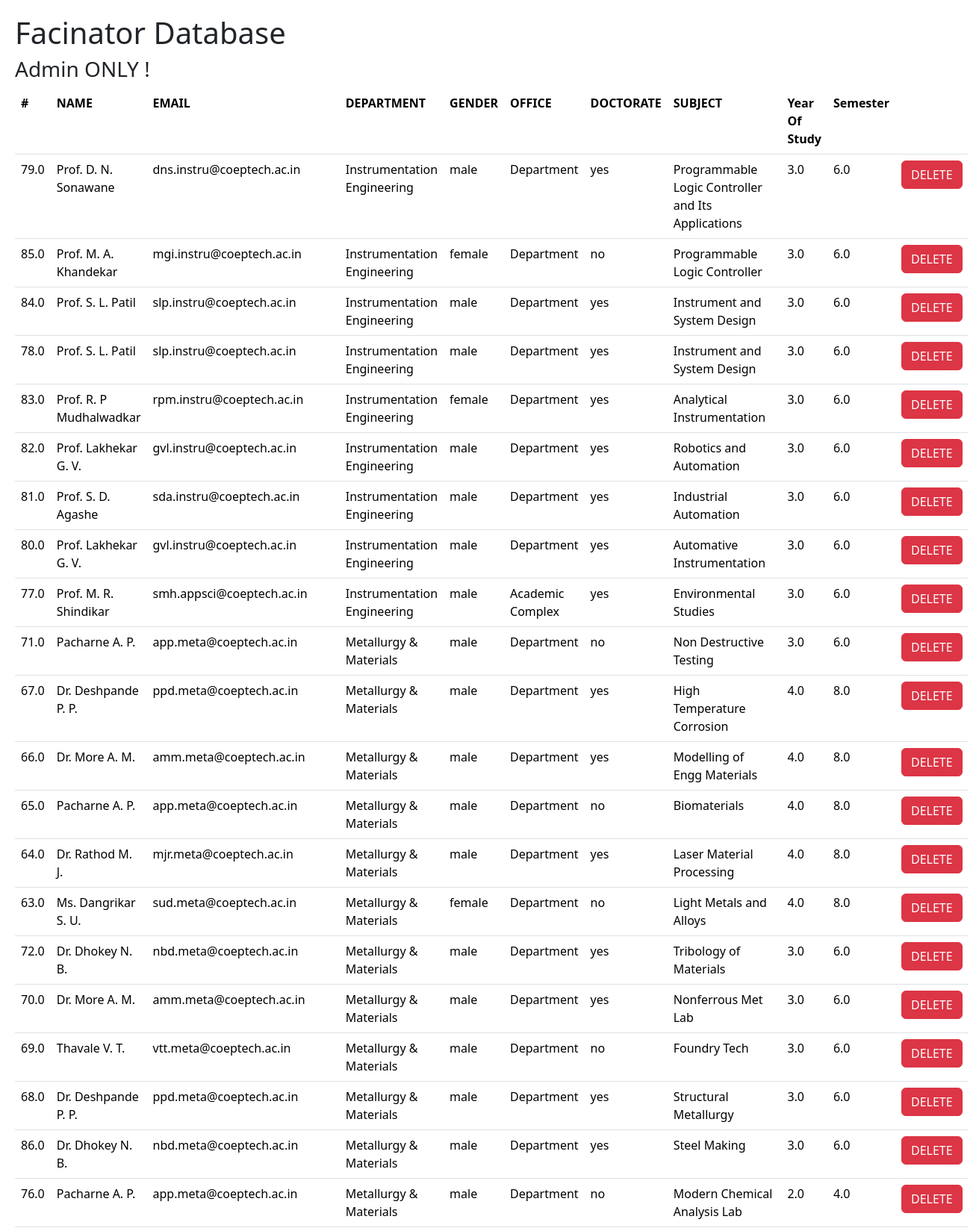
The page /admin (upper part) on the database its author committed.
### tables this page shows
CREATE TABLE `Facinator_MasterDB_Sheet1` (`id`, `faculty_name`, `faculty_email`, `department_name`, `department_id`, `subject_id`, `subject_name`, `year_of_study`, `semester`, gender TEXT, doctorate TEXT, office TEXT);

### app.py (the view)
@app.route("/admin")
def alldata():
    con = sqlite3.connect("facinator.db")
    cur = con.cursor()
    cur.execute("SELECT * FROM Facinator_MasterDB_Sheet1")
    data = cur.fetchall();
    con.close()
    return render_template("alldata.html", data =  list(reversed(data)))

### templates/alldata.html (shortened to what this page needs)
<!DOCTYPE html>
<html lang="en">
<head>
    <link href="https://cdn.jsdelivr.net/npm/bootstrap@5.3.3/dist/css/bootstrap.min.css" rel="stylesheet">
</head>
<body>
    <h1>Facinator Database</h1>
    <h3>Admin ONLY !</h3>
    <table class="table">
        <th>#</th>
        <th>NAME</th>
        <th>EMAIL</th>
        <th>DEPARTMENT</th>
        <th>GENDER</th>
        <th>OFFICE</th>
        <th>DOCTORATE</th>
        <th>SUBJECT</th>
        <th>Year Of Study</th>
        <th>Semester</th>
        <th></th>
        {% for i in data %}
        <tr>
            <td>{{ i[0] }}</td>
            <td>{{ i[1] }}</td>
            <td>{{ i[2] }}</td>
            <td>{{ i[3] }}</td>
            <td>{{ i[9] }}</td>
            <td>{{ i[11] }}</td>
            <td>{{ i[10] }}</td>
            <td>{{ i[6] }}</td>
            <td>{{ i[7] }}</td>
            <td>{{ i[8] }}</td>
            <td><form action="{{ url_for('admin_delete') }}"><input type="text" value="{{ i[0] }}" hidden name="admin_delete"><input type="submit" class="btn btn-danger" value="DELETE"></form></td>
        </tr>
        {% endfor %}
    </table>
</body>
</html>

### templates/alldata.html (style rules this page uses)
body { padding: 20px; }

### rows shown on the page
Facinator_MasterDB_Sheet1: id "79.0", faculty_name "Prof. D. N. Sonawane", faculty_email "dns.instru@coeptech.ac.in", department_name "Instrumentation Engineering", gender "male", office "Department", doctorate "yes", subject_name "Programmable Logic Controller and Its Applications", year_of_study "3.0", semester "6.0"
Facinator_MasterDB_Sheet1: id "85.0", faculty_name "Prof. M. A. Khandekar", faculty_email "mgi.instru@coeptech.ac.in", department_name "Instrumentation Engineering", gender "female", office "Department", doctorate "no", subject_name "Programmable Logic Controller", year_of_study "3.0", semester "6.0"
Facinator_MasterDB_Sheet1: id "84.0", faculty_name "Prof. S. L. Patil", faculty_email "slp.instru@coeptech.ac.in", department_name "Instrumentation Engineering", gender "male", office "Department", doctorate "yes", subject_name "Instrument and System Design", year_of_study "3.0", semester "6.0"
Facinator_MasterDB_Sheet1: id "78.0", faculty_name "Prof. S. L. Patil", faculty_email "slp.instru@coeptech.ac.in", department_name "Instrumentation Engineering", gender "male", office "Department", doctorate "yes", subject_name "Instrument and System Design", year_of_study "3.0", semester "6.0"
Facinator_MasterDB_Sheet1: id "83.0", faculty_name "Prof. R. P Mudhalwadkar", faculty_email "rpm.instru@coeptech.ac.in", department_name "Instrumentation Engineering", gender "female", office "Department", doctorate "yes", subject_name "Analytical Instrumentation", year_of_study "3.0", semester "6.0"
Facinator_MasterDB_Sheet1: id "82.0", faculty_name "Prof. Lakhekar G. V.", faculty_email "gvl.instru@coeptech.ac.in", department_name "Instrumentation Engineering", gender "male", office "Department", doctorate "yes", subject_name "Robotics and Automation", year_of_study "3.0", semester "6.0"
Facinator_MasterDB_Sheet1: id "81.0", faculty_name "Prof. S. D. Agashe", faculty_email "sda.instru@coeptech.ac.in", department_name "Instrumentation Engineering", gender "male", office "Department", doctorate "yes", subject_name "Industrial Automation", year_of_study "3.0", semester "6.0"
Facinator_MasterDB_Sheet1: id "80.0", faculty_name "Prof. Lakhekar G. V.", faculty_email "gvl.instru@coeptech.ac.in", department_name "Instrumentation Engineering", gender "male", office "Department", doctorate "yes", subject_name "Automative Instrumentation", year_of_study "3.0", semester "6.0"
Facinator_MasterDB_Sheet1: id "77.0", faculty_name "Prof. M. R. Shindikar", faculty_email "smh.appsci@coeptech.ac.in", department_name "Instrumentation Engineering", gender "male", office "Academic Complex", doctorate "yes", subject_name "Environmental Studies", year_of_study "3.0", semester "6.0"
Facinator_MasterDB_Sheet1: id "71.0", faculty_name "Pacharne A. P.", faculty_email "app.meta@coeptech.ac.in", department_name "Metallurgy & Materials", gender "male", office "Department", doctorate "no", subject_name "Non Destructive Testing", year_of_study "3.0", semester "6.0"
Facinator_MasterDB_Sheet1: id "67.0", faculty_name "Dr. Deshpande P. P.", faculty_email "ppd.meta@coeptech.ac.in", department_name "Metallurgy & Materials", gender "male", office "Department", doctorate "yes", subject_name "High Temperature Corrosion", year_of_study "4.0", semester "8.0"
Facinator_MasterDB_Sheet1: id "66.0", faculty_name "Dr. More A. M.", faculty_email "amm.meta@coeptech.ac.in", department_name "Metallurgy & Materials", gender "male", office "Department", doctorate "yes", subject_name "Modelling of Engg Materials", year_of_study "4.0", semester "8.0"
Facinator_MasterDB_Sheet1: id "65.0", faculty_name "Pacharne A. P.", faculty_email "app.meta@coeptech.ac.in", department_name "Metallurgy & Materials", gender "male", office "Department", doctorate "no", subject_name "Biomaterials", year_of_study "4.0", semester "8.0"
Facinator_MasterDB_Sheet1: id "64.0", faculty_name "Dr. Rathod M. J.", faculty_email "mjr.meta@coeptech.ac.in", department_name "Metallurgy & Materials", gender "male", office "Department", doctorate "yes", subject_name "Laser Material Processing", year_of_study "4.0", semester "8.0"
Facinator_MasterDB_Sheet1: id "63.0", faculty_name "Ms. Dangrikar S. U.", faculty_email "sud.meta@coeptech.ac.in", department_name "Metallurgy & Materials", gender "female", office "Department", doctorate "no", subject_name "Light Metals and Alloys", year_of_study "4.0", semester "8.0"
Facinator_MasterDB_Sheet1: id "72.0", faculty_name "Dr. Dhokey N. B.", faculty_email "nbd.meta@coeptech.ac.in", department_name "Metallurgy & Materials", gender "male", office "Department", doctorate "yes", subject_name "Tribology of Materials", year_of_study "3.0", semester "6.0"
Facinator_MasterDB_Sheet1: id "70.0", faculty_name "Dr. More A. M.", faculty_email "amm.meta@coeptech.ac.in", department_name "Metallurgy & Materials", gender "male", office "Department", doctorate "yes", subject_name "Nonferrous Met Lab", year_of_study "3.0", semester "6.0"
Facinator_MasterDB_Sheet1: id "69.0", faculty_name "Thavale V. T.", faculty_email "vtt.meta@coeptech.ac.in", department_name "Metallurgy & Materials", gender "male", office "Department", doctorate "no", subject_name "Foundry Tech", year_of_study "3.0", semester "6.0"
Facinator_MasterDB_Sheet1: id "68.0", faculty_name "Dr. Deshpande P. P.", faculty_email "ppd.meta@coeptech.ac.in", department_name "Metallurgy & Materials", gender "male", office "Department", doctorate "yes", subject_name "Structural Metallurgy", year_of_study "3.0", semester "6.0"
Facinator_MasterDB_Sheet1: id "86.0", faculty_name "Dr. Dhokey N. B.", faculty_email "nbd.meta@coeptech.ac.in", department_name "Metallurgy & Materials", gender "male", office "Department", doctorate "yes", subject_name "Steel Making", year_of_study "3.0", semester "6.0"
Facinator_MasterDB_Sheet1: id "76.0", faculty_name "Pacharne A. P.", faculty_email "app.meta@coeptech.ac.in", department_name "Metallurgy & Materials", gender "male", office "Department", doctorate "no", subject_name "Modern Chemical Analysis Lab", year_of_study "2.0", semester "4.0"
